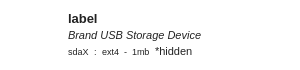
<?xml version="1.0" encoding="UTF-8"?>
<ui version="4.0">
 <class>VolumeItem</class>
 <widget class="QWidget" name="VolumeItem">
  <property name="geometry">
   <rect>
    <x>0</x>
    <y>0</y>
    <width>300</width>
    <height>70</height>
   </rect>
  </property>
  <property name="minimumSize">
   <size>
    <width>300</width>
    <height>70</height>
   </size>
  </property>
  <property name="maximumSize">
   <size>
    <width>300</width>
    <height>70</height>
   </size>
  </property>
  <property name="windowTitle">
   <string notr="true">Form</string>
  </property>
  <property name="autoFillBackground">
   <bool>false</bool>
  </property>
  <property name="styleSheet">
   <string notr="true">#VolumeItem QLabel {
        color: #222222;
}
#frame{background-color: white}
#frame:hover{background-color: qlineargradient(spread:pad, x1:0.519597, y1:1, x2:0.518067, y2:0, stop:0 rgba(189, 189, 189, 255), stop:1 rgba(225, 225, 225, 255))}
</string>
  </property>
  <layout class="QHBoxLayout" name="horizontalLayout">
   <property name="spacing">
    <number>0</number>
   </property>
   <property name="margin">
    <number>0</number>
   </property>
   <item>
    <widget class="QFrame" name="frame">
     <property name="minimumSize">
      <size>
       <width>0</width>
       <height>0</height>
      </size>
     </property>
     <property name="frameShape">
      <enum>QFrame::NoFrame</enum>
     </property>
     <property name="frameShadow">
      <enum>QFrame::Raised</enum>
     </property>
     <layout class="QGridLayout" name="gridLayout">
      <property name="horizontalSpacing">
       <number>10</number>
      </property>
      <property name="verticalSpacing">
       <number>0</number>
      </property>
      <property name="margin">
       <number>10</number>
      </property>
      <item row="2" column="1" colspan="2">
       <layout class="QHBoxLayout" name="horizontalLayout_2">
        <property name="spacing">
         <number>0</number>
        </property>
        <property name="bottomMargin">
         <number>0</number>
        </property>
        <item>
         <widget class="QLabel" name="name">
          <property name="font">
           <font>
            <pointsize>8</pointsize>
            <weight>50</weight>
            <italic>true</italic>
            <bold>false</bold>
           </font>
          </property>
          <property name="toolTip">
           <string notr="true"/>
          </property>
          <property name="text">
           <string notr="true">Brand USB Storage Device</string>
          </property>
         </widget>
        </item>
        <item>
         <spacer name="horizontalSpacer_2">
          <property name="orientation">
           <enum>Qt::Horizontal</enum>
          </property>
          <property name="sizeHint" stdset="0">
           <size>
            <width>40</width>
            <height>20</height>
           </size>
          </property>
         </spacer>
        </item>
       </layout>
      </item>
      <item row="0" column="0">
       <widget class="QLabel" name="icon">
        <property name="minimumSize">
         <size>
          <width>48</width>
          <height>48</height>
         </size>
        </property>
        <property name="maximumSize">
         <size>
          <width>48</width>
          <height>48</height>
         </size>
        </property>
        <property name="text">
         <string/>
        </property>
        <property name="pixmap">
         <pixmap resource="../data/images.qrc">:/images/images/media-flash-sd-mmc.png</pixmap>
        </property>
        <property name="scaledContents">
         <bool>true</bool>
        </property>
       </widget>
      </item>
      <item row="0" column="1" colspan="2">
       <widget class="QLabel" name="label">
        <property name="font">
         <font>
          <pointsize>10</pointsize>
          <weight>75</weight>
          <bold>true</bold>
         </font>
        </property>
        <property name="toolTip">
         <string notr="true"/>
        </property>
        <property name="text">
         <string notr="true">label</string>
        </property>
       </widget>
      </item>
      <item row="3" column="1" colspan="2">
       <layout class="QHBoxLayout" name="horizontalLayout_3">
        <property name="spacing">
         <number>5</number>
        </property>
        <item>
         <widget class="QLabel" name="path">
          <property name="font">
           <font>
            <pointsize>7</pointsize>
            <weight>50</weight>
            <italic>false</italic>
            <bold>false</bold>
           </font>
          </property>
          <property name="toolTip">
           <string notr="true"/>
          </property>
          <property name="text">
           <string notr="true">sdaX</string>
          </property>
         </widget>
        </item>
        <item>
         <widget class="QLabel" name="label_3">
          <property name="font">
           <font>
            <pointsize>7</pointsize>
           </font>
          </property>
          <property name="text">
           <string>:</string>
          </property>
         </widget>
        </item>
        <item>
         <widget class="QLabel" name="format">
          <property name="font">
           <font>
            <pointsize>7</pointsize>
           </font>
          </property>
          <property name="toolTip">
           <string notr="true"/>
          </property>
          <property name="text">
           <string notr="true">ext4</string>
          </property>
         </widget>
        </item>
        <item>
         <widget class="QLabel" name="label_2">
          <property name="font">
           <font>
            <pointsize>7</pointsize>
            <weight>50</weight>
            <bold>false</bold>
           </font>
          </property>
          <property name="text">
           <string>-</string>
          </property>
         </widget>
        </item>
        <item>
         <widget class="QLabel" name="size">
          <property name="font">
           <font>
            <pointsize>7</pointsize>
            <italic>false</italic>
           </font>
          </property>
          <property name="toolTip">
           <string notr="true"/>
          </property>
          <property name="text">
           <string notr="true">1mb</string>
          </property>
         </widget>
        </item>
        <item>
         <widget class="QLabel" name="device">
          <property name="font">
           <font>
            <pointsize>8</pointsize>
            <italic>false</italic>
           </font>
          </property>
          <property name="toolTip">
           <string notr="true"/>
          </property>
          <property name="text">
           <string notr="true">*hidden</string>
          </property>
         </widget>
        </item>
        <item>
         <spacer name="horizontalSpacer_5">
          <property name="orientation">
           <enum>Qt::Horizontal</enum>
          </property>
          <property name="sizeHint" stdset="0">
           <size>
            <width>40</width>
            <height>20</height>
           </size>
          </property>
         </spacer>
        </item>
       </layout>
      </item>
     </layout>
    </widget>
   </item>
  </layout>
 </widget>
 <resources>
  <include location="../data/images.qrc"/>
 </resources>
 <connections/>
</ui>
